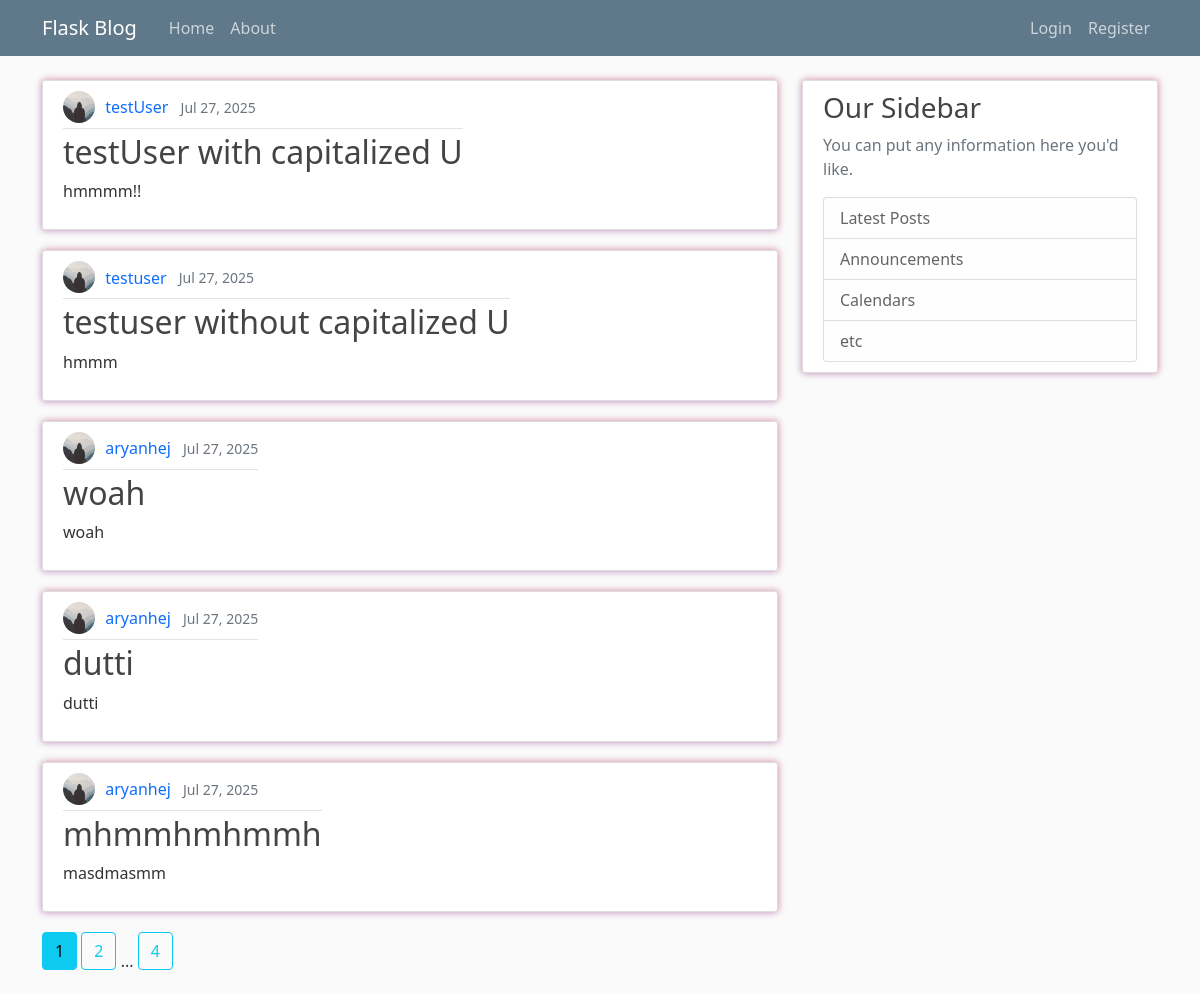
The page /home on the database its author committed.
### flasknetwork/models.py (models this page shows, shortened)
class Post(db.Model):
    id = db.Column(db.Integer, primary_key=True)
    title = db.Column(db.String(100), nullable=False)
    date_posted = db.Column(db.DateTime, nullable=False, default=datetime.utcnow)
    content = db.Column(db.Text, nullable=False)
    user_id = db.Column(db.Integer, db.ForeignKey('user.id'), nullable=False)

class User(db.Model, UserMixin): # the *table* name is 'user' by default, not 'User'
    id = db.Column(db.Integer, primary_key=True)
    username = db.Column(db.String(20), unique=True, nullable=False)
    email = db.Column(db.String(120), unique=True, nullable=False)
    image_file = db.Column(db.String(20), nullable=False, default='default.jpg')
    password = db.Column(db.String(60), nullable=False)
    posts = db.relationship('Post', backref='author', lazy=True)
    email_verified = db.Column(db.Boolean, nullable=False, default=False)

### flasknetwork/main/routes.py (the view)
@main.route('/')
@main.route('/home')
def home():
    page=request.args.get('page', 1, type=int)
    posts = Post.query.order_by(Post.date_posted.desc()).paginate(page=page, per_page=5)
    return render_template('home.html', title='Home Page', posts=posts)

### flasknetwork/templates/home.html
{% extends "layout.html" %}
{% block content %}
    {% for post in posts.items %}
        <article class="d-flex align-items-center content-section">
            <div>
                <div class="article-metadata">
                    <img class="rounded-circle article-img" src="{{ url_for('static', filename='profile_pics/' + post.author.image_file) }}" alt="{{ post.author.username }}'s profile picture">
                    <a class="me-2 author-link" href="{{ url_for('users.user_posts', username=post.author.username) }}">{{ post.author.username }}</a>
                    <small class="text-muted">{{ post.date_posted.strftime('%b %d, %Y') }}</small>
                </div>
                <h2>
                    <a class="article-title" href="{{ url_for('posts.post', post_id=post.id) }}">{{ post.title }}</a>
                </h2>
                <p class="article-content">{{ post.content }}</p>
            </div>
        </article>
    {% endfor %}
    {% for page_num in posts.iter_pages(left_edge=1, right_edge=1, left_current=1, right_current=1) %}
        {% if page_num %}
            {% if posts.page == page_num %}
                <a class="btn btn-info mb-4" href="{{ url_for('main.home', page=page_num) }}">{{ page_num }}</a>
            {% else %}
                <a class="btn btn-outline-info mb-4" href="{{ url_for('main.home', page=page_num) }}">{{ page_num }}</a>
            {% endif %}
        {% else %}
            ...
        {% endif %}
    {% endfor %}
{% endblock content %}

### flasknetwork/templates/layout.html (shortened to what this page needs)
<!DOCTYPE html>
<html lang="en">
<head>
    <link href="https://cdn.jsdelivr.net/npm/bootstrap@5.0.2/dist/css/bootstrap.min.css" rel="stylesheet">
    <link rel="stylesheet" href="{{ url_for('static', filename='css/main.css') }}">
</head>
<body>
    <header class="site-header">
        <nav class="navbar navbar-expand-md navbar-dark bg-steel fixed-top">
            <div class="container">
                <a class="navbar-brand me-4" href="/">Flask Blog</a>
                <div class="collapse navbar-collapse" id="navbarToggle">
                    <div class="navbar-nav me-auto">
                        <a class="nav-link" href="{{ url_for('main.home') }}">Home</a>
                        <a class="nav-link" href="{{ url_for('main.about') }}">About</a>
                    </div>
                    <div class="navbar-nav">
                        {% if current_user.is_authenticated %}
                            <a class="nav-link" href="{{ url_for('posts.new_post') }}">New Post</a>
                            <a class="nav-link" href="{{ url_for('users.account') }}">Account</a>
                            <a class="nav-link" href="{{ url_for('users.logout') }}">Logout</a>
                        {% else %}
                            <a class="nav-link" href="{{ url_for('users.login') }}">Login</a>
                            <a class="nav-link" href="{{ url_for('users.register') }}">Register</a>
                        {% endif %}
                    </div>
                </div>
            </div>
        </nav>
    </header>
    <main class="container">
        <div class="row">
            <div class="col-md-8">
                {% block content %}{% endblock content %}
            </div>
            <div class="col-md-4">
                <div class="content-section">
                    <h3>Our Sidebar</h3>
                    <p class='text-muted'>You can put any information here you'd like.</p>
                    <ul class="list-group">
                        <li class="list-group-item list-group-item-light">Latest Posts</li>
                        <li class="list-group-item list-group-item-light">Announcements</li>
                        <li class="list-group-item list-group-item-light">Calendars</li>
                        <li class="list-group-item list-group-item-light">etc</li>
                    </ul>
                </div>
            </div>
        </div>
    </main>
</body>
</html>

### flasknetwork/static/css/main.css (style rules this page uses)
body { background: #fafafa; color: #333333; margin-top: 5rem; }
h1, h2, h3, h4, h5, h6 { color: #444444; }
.bg-steel { background-color: #5f788a; }
.site-header .navbar-nav .nav-link { color: #cbd5db; }
.content-section { background: #ffffff; padding: 10px 20px; border: 1px solid #dddddd; border-radius: 3px; margin-bottom: 20px; box-shadow: -1px 1px 7px 0 rgba(86, 3, 150, 0.25), 1px -1px 7px 0 rgba(201, 12, 12, 0.25); }
a.article-title, a.author-link { text-decoration: none; }
.article-title { color: #444444; word-wrap: break-word; word-break: break-word; hyphens: auto; }
.article-content { white-space: pre-line; }
.article-img { height: 32px; width: 32px; margin-right: 6px; margin-bottom: 4px; vertical-align: middle; }
.article-metadata { padding-bottom: 1px; margin-bottom: 4px; border-bottom: 1px solid #e3e3e3 }

### rows shown on the page
Post: image_file (placeholder picture), author.username "testUser", date_posted "Jul 27, 2025", title "testUser with capitalized U", content "hmmmm!!"
Post: image_file (placeholder picture), author.username "testuser", date_posted "Jul 27, 2025", title "testuser without capitalized U", content "hmmm"
Post: image_file (placeholder picture), author.username "aryanhej", date_posted "Jul 27, 2025", title "woah", content "woah"
Post: image_file (placeholder picture), author.username "aryanhej", date_posted "Jul 27, 2025", title "dutti", content "dutti"
Post: image_file (placeholder picture), author.username "aryanhej", date_posted "Jul 27, 2025", title "mhmmhmhmmh", content "masdmasmm"

### other values the page prints
{{ page_num }} "1"
{{ page_num }} "2" "4"
